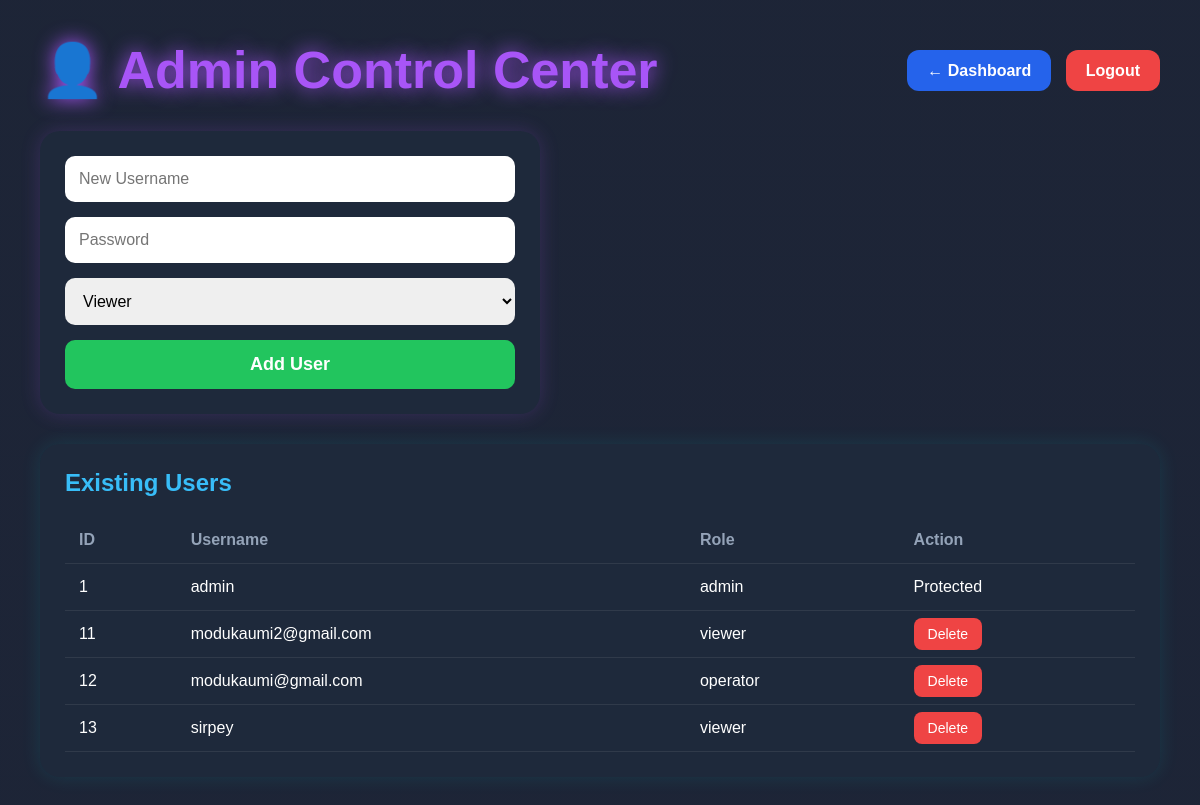
Page /admin/users (signed in) on the committed database.
### tables this page shows
CREATE TABLE users (
    id INTEGER PRIMARY KEY AUTOINCREMENT,
    username TEXT UNIQUE,
    password TEXT
, role TEXT DEFAULT 'viewer');

### admin.py (the view)
    @app.route("/admin/users", methods=["GET", "POST"])
    def admin_users():
        check = require_role("admin")
        if check:
            return check
        if request.method == "POST":
            username = request.form.get("username")
            password = request.form.get("password")
            role = request.form.get("role")
            hashed_password = generate_password_hash(password)
            create_user(username, hashed_password, role)
        users = get_all_users()
        return render_template("users.html", users=users, message=None)

### auth.py (called while the page is built)
def require_role(*allowed_roles):
    if "user" not in session:
        return redirect(url_for("login"))
    if session.get("role") not in allowed_roles:
        return "Access denied", 403
    return None

### database.py (called while the page is built)
def get_all_users():
    conn = sqlite3.connect("iot.db")
    cursor = conn.cursor()
    cursor.execute("SELECT id, username, role FROM users")
    users = cursor.fetchall()
    conn.close()
    return users

### templates/users.html (shortened to what this page needs)
<!DOCTYPE html>
<html>
<head>
</head>
<body>
    <div class="topbar">
        <div class="admin-title">👤 Admin Control Center</div>
        <div class="top-actions">
            <a href="/" class="back-btn">← Dashboard</a>
            <a href="/logout" class="logout-btn">Logout</a>
        </div>
    </div>
    <div class="panel">
        <form method="POST">
            <input type="text" name="username" placeholder="New Username" required>
            <input type="password" name="password" placeholder="Password" required>
            <select name="role" required
                style="width:100%;padding:14px;margin-bottom:15px;border:none;border-radius:10px;font-size:16px;">
                <option value="viewer">Viewer</option>
            </select>
            <button type="submit">Add User</button>
        </form>
    </div>
    <div class="users-card">
        <h2>Existing Users</h2>
        <table>
            <tr>
                <th>ID</th>
                <th>Username</th>
                <th>Role</th>
                <th>Action</th>
            </tr>
            {% for u in users %}
            <tr>
                <td>{{ u[0] }}</td>
                <td>{{ u[1] }}</td>
                <td>{{ u[2] }}</td>
                <td>
                    {% if u[1] != 'admin' %}
                    <a href="/delete_user/{{u[0]}}" class="delete-btn">Delete</a>
                    {% else %}
                    Protected
                    {% endif %}
                </td>
            </tr>
            {% endfor %}
        </table>
    </div>
</body>
</html>

### templates/users.html (style rules this page uses)
body { font-family: Arial; background: linear-gradient(rgba(15, 23, 42, .94), rgba(15, 23, 42, .94)), repeating-linear-gradient(90deg, rgba(0, 255, 255, 0.03) 0px, rgba(0, 255, 255, 0.03) 1px, transparent 1px, transparent 40px), repeating-linear-gradient(0deg, rgba(0, 255, 255, 0.03) 0px, rgba(0, 255, 255, 0.03) 1px, transparent 1px, transparent 40px); color: white; margin: 0; padding: 40px; }
.topbar { display: flex; justify-content: space-between; align-items: center; margin-bottom: 30px; }
.admin-title { font-size: 52px; font-weight: bold; color: #a855f7; text-shadow: 0 0 20px #a855f7; }
.top-actions a { text-decoration: none; padding: 12px 20px; border-radius: 12px; font-weight: bold; margin-left: 10px; color: white; }
.back-btn { background: #2563eb; }
.logout-btn { background: #ef4444; }
.panel { background: #1e293b; padding: 25px; border-radius: 20px; width: 450px; box-shadow: 0 0 20px rgba(168, 85, 247, .2); margin-bottom: 30px; }
input { width: 100%; padding: 14px; margin-bottom: 15px; border: none; border-radius: 10px; font-size: 16px; box-sizing: border-box; }
button { width: 100%; padding: 14px; background: #22c55e; border: none; border-radius: 10px; color: white; font-size: 18px; font-weight: bold; cursor: pointer; }
.users-card { background: #1e293b; padding: 25px; border-radius: 20px; box-shadow: 0 0 20px rgba(0, 255, 255, .1); }
.users-card h2 { margin-top: 0; color: #38bdf8; }
table { width: 100%; border-collapse: collapse; margin-top: 20px; }
th, td { padding: 14px; border-bottom: 1px solid rgba(255, 255, 255, .08); text-align: left; }
th { color: #94a3b8; }
.delete-btn { background: #ef4444; padding: 8px 14px; border-radius: 8px; text-decoration: none; color: white; font-size: 14px; }

### rows in the picture
users: id "1", username "admin", role "admin", shows "Protected"
users: id "11", username "modukaumi2@gmail.com", role "viewer"
users: id "12", username "modukaumi@gmail.com", role "operator"
users: id "13", username "sirpey", role "viewer"
